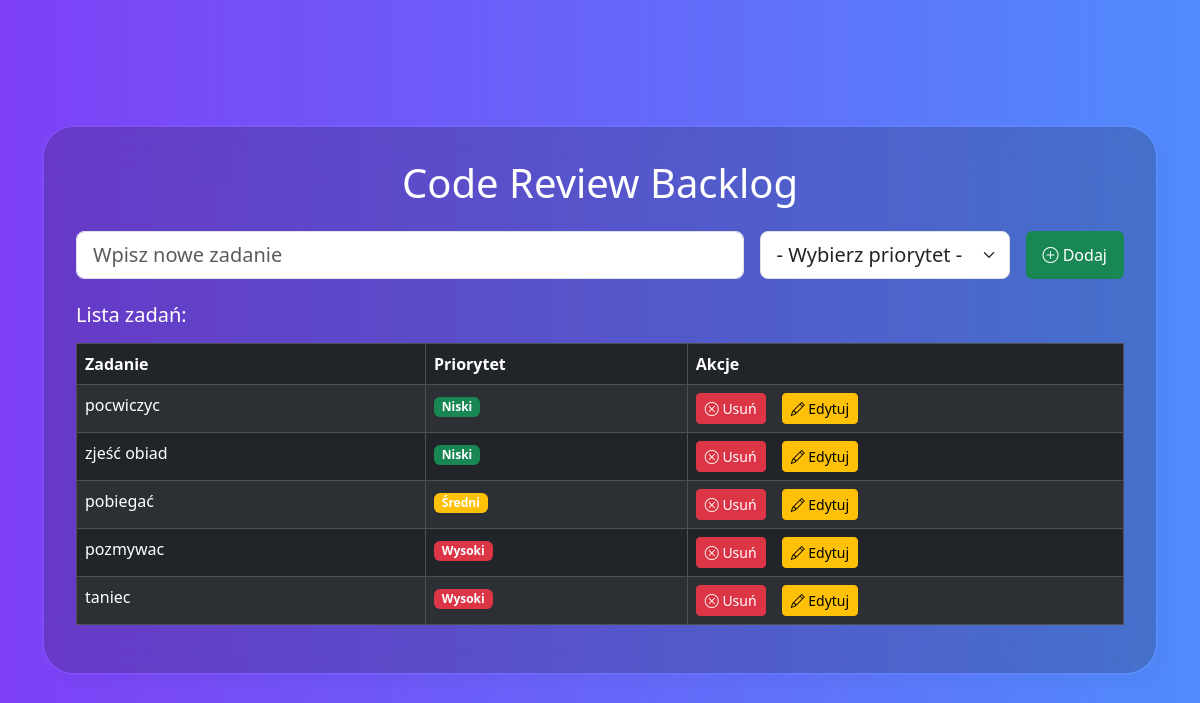
Before: / with the older database file.
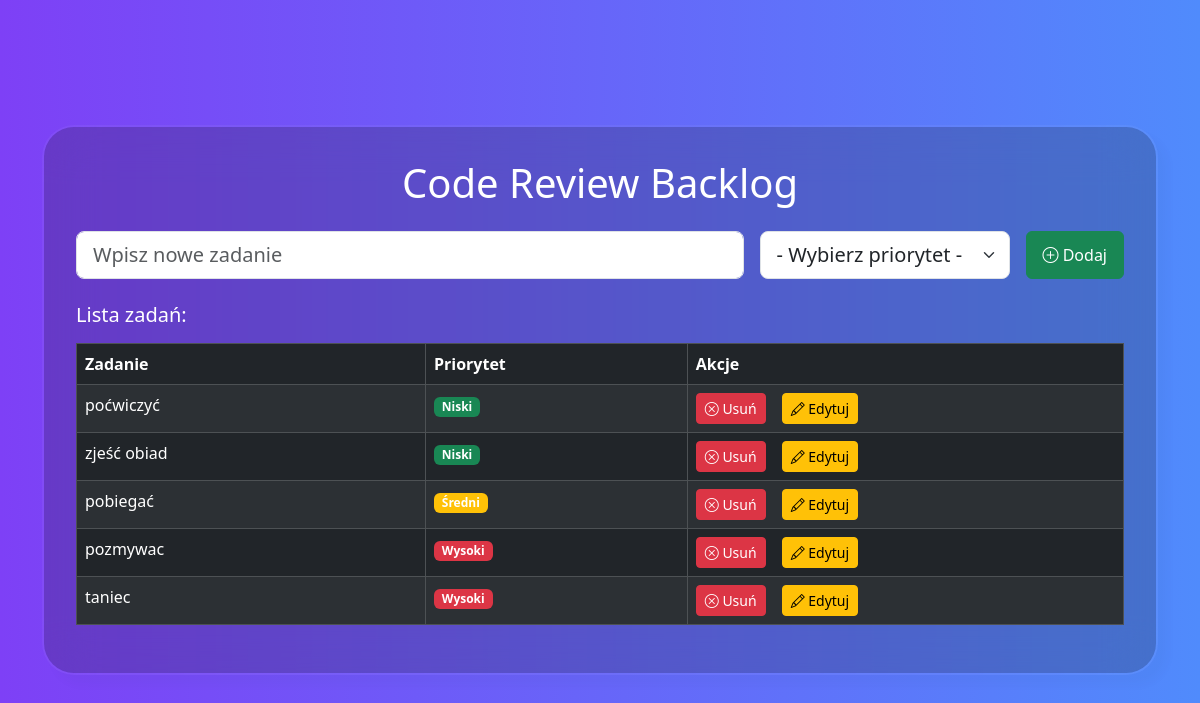
After: the same page with the newer database file.
### app.py (models this page shows, shortened)
class Task(db.Model):
    id = db.Column(db.Integer, primary_key=True)
    name = db.Column(db.String(100), nullable=False)
    priority = db.Column(db.String, nullable=False) #priority column

### app.py (the view, shortened to what this page needs)
@app.route('/', methods=['GET', 'POST'])
def todo():
    error_message = None
    tasks = Task.query.all()
    return render_template('todo.html', tasks=tasks)

### templates/todo.html (shortened to what this page needs)
{% extends 'base.html' %}
{% block content %}
    <h1 class="text-center mb-4">Code Review Backlog</h1>
    <form action="" method="POST" class="d-flex mb-4 gap-3">
        <input type="text" name="task" class="form-control form-control-lg" placeholder="Wpisz nowe zadanie" required>
        <select name="priority" class="form-select form-select-lg" required>
            <option value="" disabled selected>- Wybierz priorytet -</option>
        </select>
        <button type="submit" class="btn btn-success flex-shrink-0 px-3"><i class="bi bi-plus-circle"></i> Dodaj</button>
    </form>
    {% if tasks %}
        <h5 class="mb-3">Lista zadań:</h5>
        <table class="table table-striped table-dark table-bordered">
            <thead>
                <tr>
                    <th scope="col" class="col-4">Zadanie</th>
                    <th scope="col" class="col-3">Priorytet</th>
                    <th scope="col" class="col-5">Akcje</th>
                </tr>
            </thead>
            <tbody>
                {% for task in tasks %}
                    <tr>
                        <td>{{ task.name }}</td>
                        <td>
                            <span class="badge
                                {% if task.priority == 'low' %} bg-success
                                {% elif task.priority == 'medium' %} bg-warning
                                {% else %} bg-danger
                                {% endif %}">
                                {% if task.priority == 'low' %}
                                    Niski
                                {% elif task.priority == 'medium' %}
                                    Średni
                                {% else %}
                                    Wysoki
                                {% endif %}
                            </span>
                        </td>
                        <td>
                            <div class="d-flex justify-content-start gap-3">
                                <form action="{{ url_for('delete_task', task_id=task.id) }}" method="POST">
                                    <button type="submit" class="btn btn-danger btn-sm">
                                        <i class="bi bi-x-circle"></i> Usuń
                                    </button>
                                </form>
                                <a href="{{ url_for('edit_task', task_id=task.id) }}" class="btn btn-warning btn-sm">
                                    <i class="bi bi-pencil"></i> Edytuj
                                </a>
                            </div>
                        </td>
                    </tr>
                {% endfor %}
            </tbody>
        </table>
    {% else %}
        <p class="text-muted text-center mt-3">Brak aktualnie zadań. Dodaj coś.</p>
    {% endif %}
{% endblock %}

### templates/base.html (shortened to what this page needs)
<!DOCTYPE html>
<html lang="en">
<head>
    <link href="https://cdn.jsdelivr.net/npm/bootstrap@5.3.2/dist/css/bootstrap.min.css" rel="stylesheet">
    <link href="https://cdn.jsdelivr.net/npm/bootstrap-icons/font/bootstrap-icons.css" rel="stylesheet">
    <link rel="stylesheet" href="{{ url_for('static', filename='styles.css') }}">
</head>
<body class="gradient-custom-2">
    <div class="container d-flex justify-content-center">
        <div class="mask-custom">
            {% block content %}{% endblock %}
        </div>
    </div>
</body>
</html>

### static/styles.css (style rules this page uses)
.gradient-custom-2 { background: linear-gradient(to right, rgba(126, 64, 246, 1), rgba(80, 139, 252, 1)); min-height: 100vh; display: flex; justify-content: center; align-items: center; padding: 20px; }
.mask-custom { background: rgba(24, 24, 16, 0.2); border-radius: 2em; backdrop-filter: blur(25px); border: 2px solid rgba(255, 255, 255, 0.05); background-clip: padding-box; box-shadow: 10px 10px 10px rgba(46, 54, 68, 0.03); padding: 2rem; max-width: 100%; width: 100%; box-sizing: border-box; min-width: 300px; color: white; }
.form-select.form-select-lg { max-width: 250px; padding-right: 2.5rem; }

Changed rows visible on the page:
changed Task: name "pocwiczyc" → "poćwiczyć"
